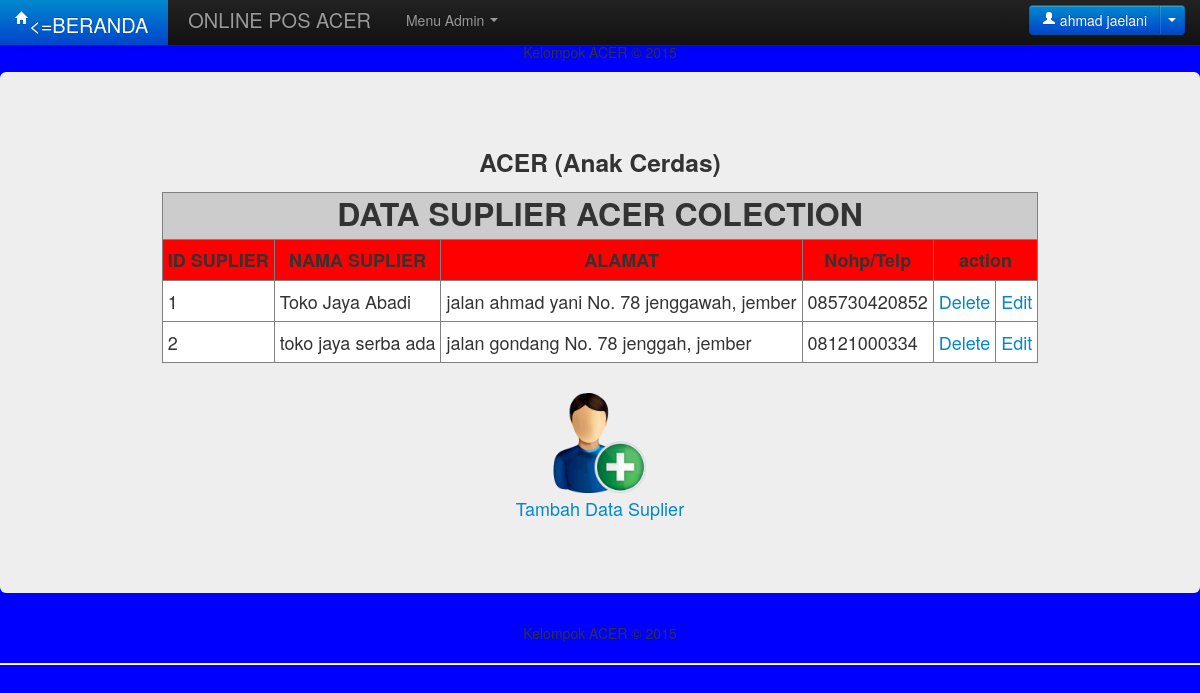
The app's page /suplier_list.php (signed in), older data.
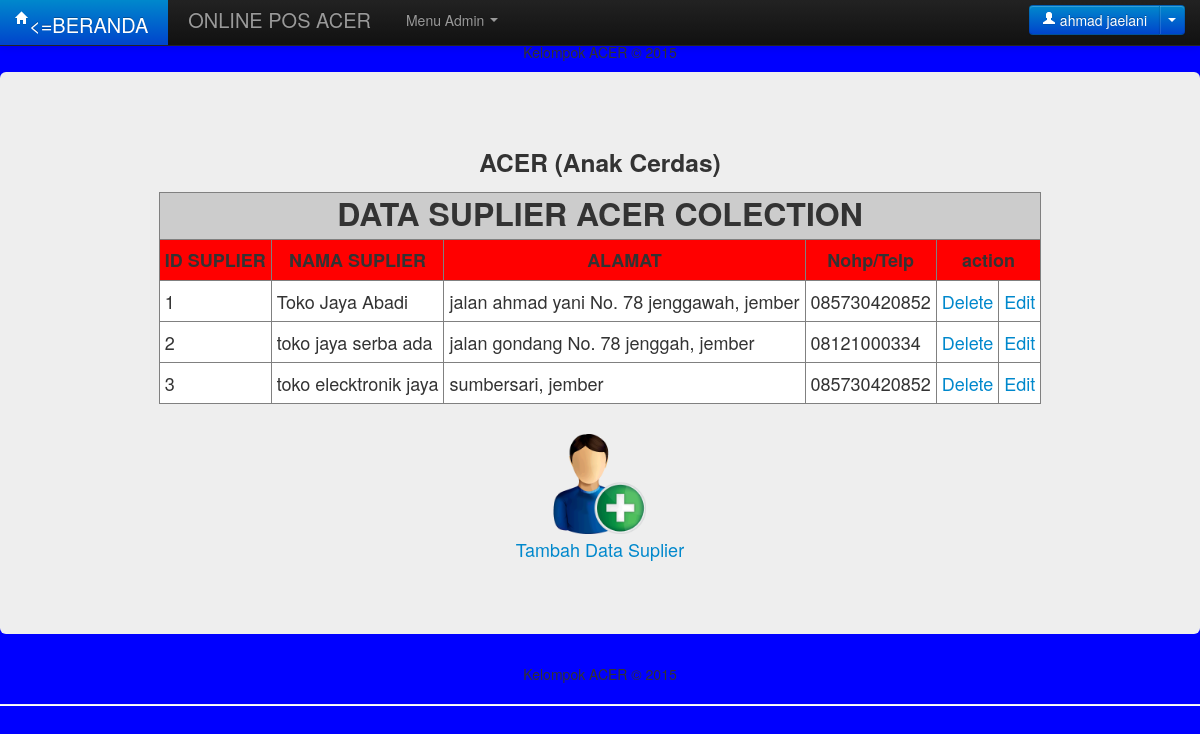
The same page, newer data.
### tables this page shows
CREATE TABLE IF NOT EXISTS `suplier` (
  `id_suplier` int(11) NOT NULL AUTO_INCREMENT,
  `nama_suplier` varchar(50) NOT NULL,
  `alamat` varchar(50) NOT NULL,
  `no_hp` varchar(13) NOT NULL,
  PRIMARY KEY (`id_suplier`)
);

### suplier_list.php (the view, shortened to what this page needs)
<!DOCTYPE html>
<html>
<head>
		<link href="css/bootstrap.css" rel="stylesheet">
		<link href="css/bootstrap-responsive.css" rel="stylesheet">
</head>
<body>
<div class="navbar navbar-inverse navbar-fixed-top">
			<div class="navbar-inner">
				<div class="container">
					<a class="brand btn-primary" href="home.php"><i class="icon icon-small icon-home icon-white"></i><=BERANDA</a>
					<a class="brand" href="#">    </a>
					<a class="brand" href="#">ONLINE POS ACER</a>
					<div class="nav-collapse collapse">
						<ul class="nav">
							<?php
								if ($_SESSION['level'] == "admin") {
									echo '
										<li class="dropdown">
											<a href="#" class="dropdown-toggle" data-toggle="dropdown">Menu Admin <b class="caret"></b></a>
											<ul class="dropdown-menu">
												<li><a href="data_anggota_acer.php">Daftar Pengguna</a></li>
												<li><a href="suplier_list.php">Data Suplier</a></li>
												<li><a href="produk_list.php">Data Produk</a></li>
												<li><a href="laporan.php">Laporan Transaksi</a></li>
											</ul>
										</li>
									';
								}else if($_SESSION['level'] == "kasir") {
									echo '
										<li class="dropdown">
											<a href="#" class="dropdown-toggle" data-toggle="dropdown">Menu Kasir <b class="caret"></b></a>
											<ul class="dropdown-menu">
												<li><a href="produk_kasir.php">Transaksi Penjualan</a></li>
												<li><a href="laporan.php">Laporan</a></li>
											</ul>
										</li>
									';
								}
							?>
						</ul>
						<div class="btn-group navbar-form pull-right">
							<a class="btn btn-primary" href="#"><i class="icon-user icon-white"></i> <?php echo $_SESSION['nama']; ?></a>
							<a class="btn btn-primary dropdown-toggle" data-toggle="dropdown" href="#"><span class="caret"></span></a>
						</div>
					</div>
				</div>
			</div>
		</div>
      <footer>
        <center><p>Kelompok ACER &copy; 2015</p></center>
      </footer>
	<div class="hero-unit">
<center><h3>ACER (Anak Cerdas)</h3>
<table cellpadding="5" cellspacing="0" border="1">
	<tr bgcolor="#cccccc">
	<th colspan="6"><font size="6">DATA SUPLIER ACER COLECTION</font></th>
	</tr>
<tr bgcolor="red">
	<th>ID SUPLIER</th>
	<th>NAMA SUPLIER</th>
	<th>ALAMAT</th>
	<th>Nohp/Telp</th>
	<th colspan="2">action</th>
	</tr>
	</center>
	<?php
	include('koneksi.php');
	$query = "SELECT * FROM suplier";
	$result = mysqli_query($koneksi, $query);
	while ($row = mysqli_fetch_array($result, MYSQL_ASSOC)) {
		extract($row);
		?>
		<tr bgcolor="#ffffff">
			<td><?php echo $id_suplier ?></td>
			<td><?php echo $nama_suplier ?></td>
			<td><?php echo $alamat ?></td>
			<td><?php echo $no_hp ?></td>
			<?php
				echo "<td><a href='suplier_delete.php?id_suplier=$row[id_suplier]'>Delete</a></td>";
				echo "<td><a href='suplier_edit.php?id_suplier=$row[id_suplier]'>Edit</a></td>";
				?>
			</tr>
		<?php
	}
	?>
<br/>
<p align="center"><a href="suplier_insert.php"><img src="DB/add_user.png" width="100px" align="center"><br/>Tambah Data Suplier</a></p>
</div>
<footer>
        <center><p>Kelompok ACER &copy; 2015</p></center>
      </footer>
	<hr>
</body>
</html>

Row changes from the older to the newer data that the page shows:
added suplier: id_suplier "3", nama_suplier "toko elecktronik jaya", alamat "sumbersari, jember", no_hp "085730420852"
